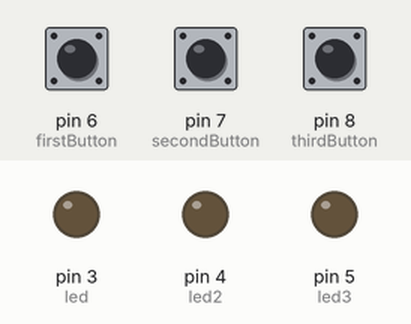
Bench run of a sketch on a simulated Arduino Uno, built with avr-gcc and run on an emulated ATmega328P. On the bench: output pins drawn as LEDs (lit = HIGH). The test bench sets the inputs (shaded band); at power-on: pin 6 (firstButton) LOW, pin 7 (secondButton) LOW, pin 8 (thirdButton) LOW.

Above: at 1.2 s.
1.3 s: pin 6 (firstButton) pulled HIGH for 0.15 s
At 1.37 s:
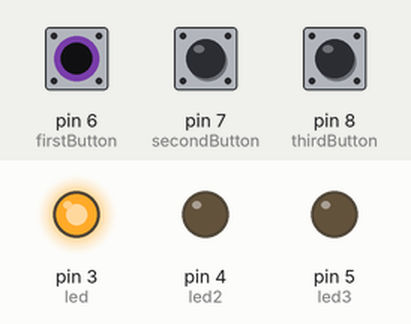
2.9 s: pin 7 (secondButton) pulled HIGH for 0.15 s
At 2.97 s:
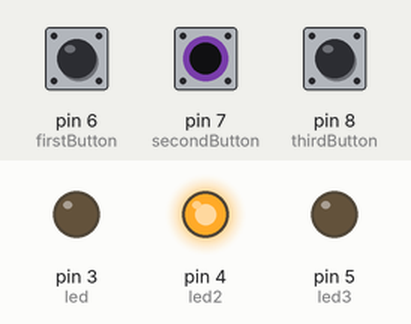
4.5 s: pin 8 (thirdButton) pulled HIGH for 0.15 s
At 4.57 s:
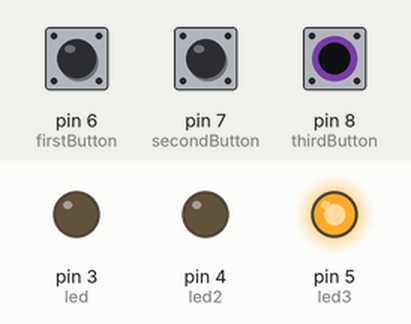
6.1 s: pin 8 (thirdButton) pulled HIGH for 3.2 s
At 9.8 s:
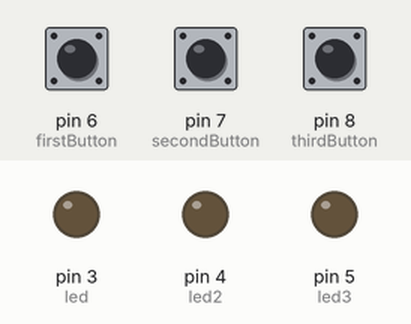
10.8 s: pin 6 (firstButton) pulled HIGH for 3.2 s
At 12.1 s:
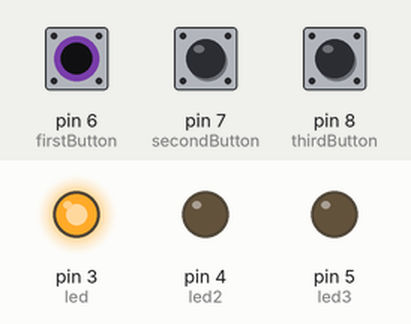
Timing chart, 0 to 15.5 s (numbered marks = the images above; inputs shaded):
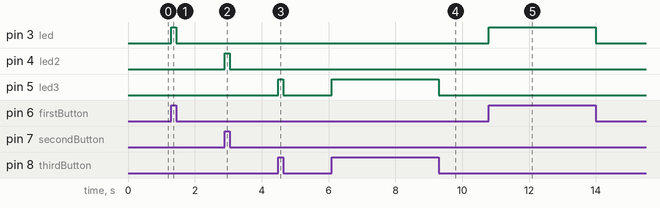

The sketch:

main.ino
```cpp
int led = 3;
int led2 = 4;
int led3 = 5;
int firstButton = 6;
int secondButton = 7;
int thirdButton = 8;

void setup(){
  pinMode (led,OUTPUT);
  pinMode (led2,OUTPUT);
  pinMode (led3,OUTPUT);
  pinMode (firstButton,INPUT);
  pinMode (secondButton,INPUT);
  pinMode (thirdButton,INPUT);
}

void loop(){
  if (digitalRead(firstButton) == HIGH){
    digitalWrite (led,HIGH);
    digitalWrite (led2,LOW);
    digitalWrite (led3,LOW);
  }
  else if (digitalRead(secondButton) == HIGH){
    digitalWrite (led,LOW);
    digitalWrite (led2,HIGH);
    digitalWrite (led3,LOW);
  }
  else if (digitalRead(thirdButton) == HIGH){
    digitalWrite (led,LOW);
    digitalWrite (led2,LOW);
    digitalWrite (led3,HIGH);
  }
  else {
    digitalWrite (led,LOW);
    digitalWrite (led2,LOW);
    digitalWrite (led3,LOW);
  }

}
```

Measured:
- after the input at 1.3 s, pin 3 (led): LOW → HIGH at once, → LOW 0.15 s later
- after the input at 2.9 s, pin 4 (led2): LOW → HIGH at once, → LOW 0.15 s later
- after the input at 4.5 s, pin 5 (led3): LOW → HIGH at once, → LOW 0.15 s later
- after the input at 6.1 s, pin 5 (led3): LOW → HIGH at once, → LOW 3.2 s later
- after the input at 10.8 s, pin 3 (led): LOW → HIGH at once, → LOW 3.2 s later
